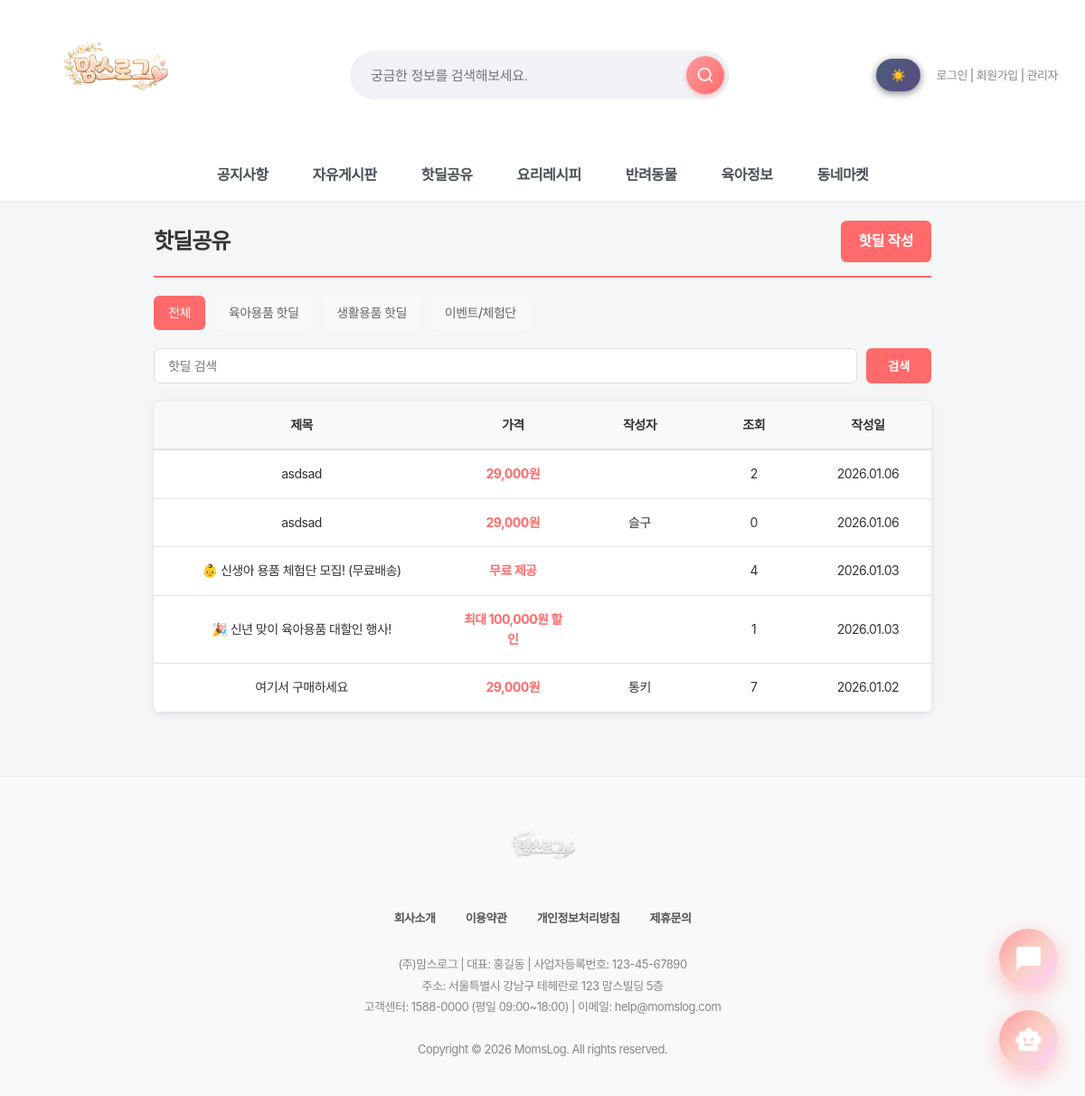
The page /board/hotdeal/ on the database its author committed.
### board/models.py (models this page shows, shortened)
class HotDeal(models.Model):
    CATEGORY_CHOICES = [
        ('all', '전체보기'),
        ('baby', '육아용품 핫딜'),
        ('life', '생활용품 핫딜'),
        ('event', '이벤트/체험단'),
    ]
    REGION_CHOICES = [
        ('seoul', '서울시'),
        ('gyeonggi', '경기도'),
        ('incheon', '인천시'),
        ('daejeon', '대전시'),
        ('daegu', '대구시'),
        ('busan', '부산시'),
        ('gwangju', '광주시'),
        ('ulsan', '울산시'),
        ('sejong', '세종시'),
        ('other', '기타'),
    ]
    title = models.CharField(max_length=200, verbose_name="제목")
    content = models.TextField(verbose_name="내용")
    category = models.CharField(max_length=10, choices=CATEGORY_CHOICES, default='all', verbose_name="카테고리")
    link = models.URLField(blank=True, null=True, verbose_name="상품 링크")
    price = models.CharField(max_length=50, blank=True, null=True, verbose_name="가격")
    author = models.ForeignKey(settings.AUTH_USER_MODEL, on_delete=models.CASCADE, verbose_name="작성자")
    created_at = models.DateTimeField(auto_now_add=True, verbose_name="작성일")
    views = models.IntegerField(default=0, verbose_name="조회수")
    region = models.CharField(max_length=20, choices=REGION_CHOICES, null=True, blank=True, verbose_name="지역")
    district = models.CharField(max_length=50, null=True, blank=True, verbose_name="구/군")
    dong = models.CharField(max_length=50, null=True, blank=True, verbose_name="동/읍/면")
    latitude = models.DecimalField(max_digits=9, decimal_places=6, null=True, blank=True, verbose_name="위도")
    longitude = models.DecimalField(max_digits=9, decimal_places=6, null=True, blank=True, verbose_name="경도")
    comment_count = models.IntegerField(default=0, verbose_name="댓글수")
    bookmark_count = models.IntegerField(default=0, verbose_name="저장수")
    popularity_score = models.FloatField(default=0, verbose_name="인기도 점수")
    is_pinned = models.BooleanField(default=False, verbose_name="운영진 고정")
    pinned_at = models.DateTimeField(null=True, blank=True, verbose_name="고정 시간")
    class Meta:
        verbose_name = '핫딜공유'
        verbose_name_plural = '핫딜공유'
        ordering = ['-created_at']
        indexes = [
            models.Index(fields=['-is_pinned', '-popularity_score', '-created_at']),
            models.Index(fields=['region', '-popularity_score']),
        ]

### accounts/models.py (models this page shows, shortened)
class User(AbstractUser):
    real_name = models.CharField("이름", max_length=30)
    nickname = models.CharField("닉네임", max_length=30, unique=True)
    jumin = models.CharField("주민번호", max_length=20)  # 000000-0000000
    phone = models.CharField("휴대폰 번호", max_length=20)
    email = models.EmailField("이메일", max_length=254)
    address = models.CharField("주소", max_length=200, blank=True, null=True)
    address_detail = models.CharField("상세주소", max_length=200, blank=True, null=True)
    point = models.PositiveIntegerField("포인트", default=0)
    grade = models.CharField("회원 등급", max_length=10, choices=GRADE_CHOICES, default="start")
    GENDER_CHOICES = [
        ('M', '남자'),
        ('F', '여자'),
    ]
    gender = models.CharField("성별", max_length=1, choices=GENDER_CHOICES, default='F')
    has_children = models.BooleanField("자녀 유무", default=False)
    CHILD_STAGE_CHOICES = [
        ("kindergarten", "유치원"),
        ("elementary", "초등학생"),
        ("middle", "중학생"),
        ("high", "고등학생"),
        ("adult", "성인"),
        ("other", "기타"),
    ]
    children_stages = models.JSONField("자녀 학령(복수)", default=list, blank=True)
    terms_agreed = models.BooleanField("약관 동의", default=False)

### board/views.py (the view)
# urls.py: path('hotdeal/', views.hotdeal_list, name='hotdeal_list'),  # 목록
def hotdeal_list(request):
    from .models import HotDeal
    from django.db.models import Q
    category = request.GET.get('category', 'all')
    search_query = request.GET.get('search', '')
    if category and category != 'all':
        posts = HotDeal.objects.filter(category=category).order_by('-created_at')
    else:
        posts = HotDeal.objects.all().order_by('-created_at')
    if search_query:
        posts = posts.filter(
            Q(title__icontains=search_query) | Q(content__icontains=search_query)
        )
    print(f"DEBUG hotdeal_list: Total posts count = {posts.count()}", flush=True)
    print(f"DEBUG hotdeal_list: Posts = {[p.title for p in posts]}", flush=True)
    per_page = 10
    paginator = Paginator(posts, per_page)
    page = request.GET.get('page', 1)
    page_obj = paginator.get_page(page)
    print(f"DEBUG hotdeal_list: page_obj count = {page_obj.paginator.count}", flush=True)
    print(f"DEBUG hotdeal_list: page_obj list = {[p.title for p in page_obj]}", flush=True)
    context = {
        'posts': page_obj,
        'category': category,
        'search_query': search_query,
    }
    return render(request, 'board/hotdeal_list.html', context)

### quests/context_processors.py (called while the page is built, shortened)
def today_quest(request):
    if not request.user.is_authenticated:
        return {
            "today_quest": None,
            "grade_progress": None,
        }

### board/templates/board/hotdeal_list.html (shortened to what this page needs)
{% extends 'base.html' %}
{% load static %}
{% block content %}
<div class="hotdeal-container">
    <div class="hotdeal-header">
        <h2>핫딜공유</h2>
        <a href="{% url 'board:hotdeal_create' %}" class="hotdeal-create-btn">핫딜 작성</a>
    </div>
    <div class="category-tabs">
        <a href="{% url 'board:hotdeal_list' %}" class="category-tab {% if category == 'all' %}active{% endif %}">전체</a>
        <a href="?category=baby" class="category-tab {% if category == 'baby' %}active{% endif %}">육아용품 핫딜</a>
        <a href="?category=life" class="category-tab {% if category == 'life' %}active{% endif %}">생활용품 핫딜</a>
        <a href="?category=event" class="category-tab {% if category == 'event' %}active{% endif %}">이벤트/체험단</a>
    </div>
    <div class="search-box">
        <form method="get">
            <input type="text" name="search" placeholder="핫딜 검색" value="{{ search_query|default:'' }}">
            <button type="submit">검색</button>
        </form>
    </div>
    {% if posts %}
    <table class="hotdeal-table">
        <thead>
            <tr>
                <th style="width: 35%;">제목</th>
                <th style="width: 15%;">가격</th>
                <th style="width: 15%;">작성자</th>
                <th style="width: 12%;">조회</th>
                <th style="width: 15%;">작성일</th>
            </tr>
        </thead>
        <tbody>
            {% for post in posts %}
            <tr>
                <td class="hotdeal-title" data-label="제목">
                    <a href="{% url 'board:hotdeal_detail' post.pk %}">{{ post.title }}</a>
                </td>
                <td class="price-tag" data-label="가격">{{ post.price|default:"문의" }}</td>
                <td data-label="작성자">{{ post.author.nickname }}</td>
                <td data-label="조회">{{ post.views }}</td>
                <td data-label="작성일">{{ post.created_at|date:"Y.m.d" }}</td>
            </tr>
            {% endfor %}
        </tbody>
    </table>
    {% else %}
    <div class="no-results">
        <p>등록된 핫딜이 없습니다.</p>
    </div>
    {% endif %}
</div>
{% endblock %}

### static/css/style.css (style rules this page uses)
body { font-family: "Pretendard Variable", "Pretendard", -apple-system, BlinkMacSystemFont, system-ui, Roboto, "Helvetica Neue", "Segoe UI", "Apple SD Gothic Neo", "Noto Sans KR", "Malgun Gothic", "Apple Color Emoji", "Segoe UI Emoji", "Segoe UI Symbol", sans-serif; margin: 0; padding: 0; background-color: #f4f6f8; color: #333; line-height: 1.6; letter-spacing: -0.5px; -webkit-font-smoothing: antialiased; -moz-osx-font-smoothing: grayscale; }
h1, h2, h3, h4, h5, h6 { font-weight: 700; letter-spacing: -1px; margin-top: 0; }
button, input, select, textarea { font-family: "Pretendard Variable", "Pretendard", sans-serif; letter-spacing: -0.3px; }
a { text-decoration: none; color: inherit; transition: all 0.3s ease; }
button { font-family: 'Pretendard', sans-serif; }

### static/css/mobile.css (style rules this page uses)
* { box-sizing: border-box; }

### static/css/darkmode.css (style rules this page uses)
body, header, .main-nav, .card, input, textarea, select, button, table { transition: background-color 0.3s ease, color 0.3s ease, border-color 0.3s ease; }

### static/css/chatbot.css (style rules this page uses)
:root { --primary-gradient: linear-gradient(135deg, #FF9A9E 0%, #FAD0C4 50%, #FFD1FF 100%); --glass-bg: rgba(255, 255, 255, 0.85); --glass-border: 1px solid rgba(255, 255, 255, 0.5); --shadow-xl: 0 20px 40px rgba(0, 0, 0, 0.1), 0 10px 20px rgba(0, 0, 0, 0.05); --text-dark: #2d3436; }
body { font-family: 'Pretendard', sans-serif; }

### main/templates/base.html (style rules this page uses)
* { font-family: "Pretendard", -apple-system, BlinkMacSystemFont, system-ui, Roboto, "Helvetica Neue", "Segoe UI", "Apple SD Gothic Neo", "Noto Sans KR", "Malgun Gothic", "Apple Color Emoji", "Segoe UI Emoji", "Segoe UI Symbol", sans-serif; }

### board/templates/board/hotdeal_list.html (style rules this page uses)
.hotdeal-container { max-width: 900px; margin: 0 auto; padding: 20px; }
.hotdeal-header { display: flex; justify-content: space-between; align-items: center; margin-bottom: 20px; padding-bottom: 15px; border-bottom: 2px solid #ff6b6b; }
.hotdeal-header h2 { margin: 0; font-size: 24px; font-weight: 700; color: #333; }
.hotdeal-create-btn { padding: 10px 20px; background: #ff6b6b; color: white; text-decoration: none; border-radius: 6px; font-weight: 600; transition: .2s; margin-left: auto; }
.category-tabs { display: flex; gap: 10px; margin-bottom: 20px; flex-wrap: wrap; }
.category-tab { padding: 8px 16px; background: #f8f9fa; color: #666; text-decoration: none; border-radius: 6px; font-size: 14px; font-weight: 500; transition: .2s; }
.category-tab.active { background: #ff6b6b; color: white; }
.search-box { margin-bottom: 20px; }
.search-box form { display: flex; gap: 10px; }
.search-box input { flex: 1; padding: 10px 15px; border: 1px solid #ddd; border-radius: 6px; font-size: 14px; }
.search-box button { padding: 10px 24px; background: #ff6b6b; color: white; border: none; border-radius: 6px; font-weight: 600; cursor: pointer; transition: .2s; }
.hotdeal-table { width: 100%; border-collapse: collapse; background: white; border-radius: 8px; overflow: hidden; box-shadow: 0 2px 8px rgba(0,0,0,0.1); }
.hotdeal-table thead { background: #f8f9fa; }
.hotdeal-table th { padding: 15px; text-align: center; font-weight: bold; border-bottom: 2px solid #dee2e6; font-size: 14px; }
.hotdeal-table td { padding: 15px; border-bottom: 1px solid #dee2e6; text-align: center; font-size: 14px; }
.hotdeal-title { text-align: left; }
.hotdeal-title a { color: #333; text-decoration: none; display: block; overflow: hidden; text-overflow: ellipsis; white-space: nowrap; }
.price-tag { color: #ff6b6b; font-weight: bold; }

### rows shown on the page
HotDeal: title "asdsad", price "29,000원", views "2", created_at "2026.01.06"
HotDeal: title "asdsad", price "29,000원", author.nickname "슬구", views "0", created_at "2026.01.06"
HotDeal: title "👶 신생아 용품 체험단 모집! (무료배송)", price "무료 제공", views "4", created_at "2026.01.03"
HotDeal: title "🎉 신년 맞이 육아용품 대할인 행사!", price "최대 100,000원 할인", views "1", created_at "2026.01.03"
HotDeal: title "여기서 구매하세요", price "29,000원", author.nickname "통키", views "7", created_at "2026.01.02"
